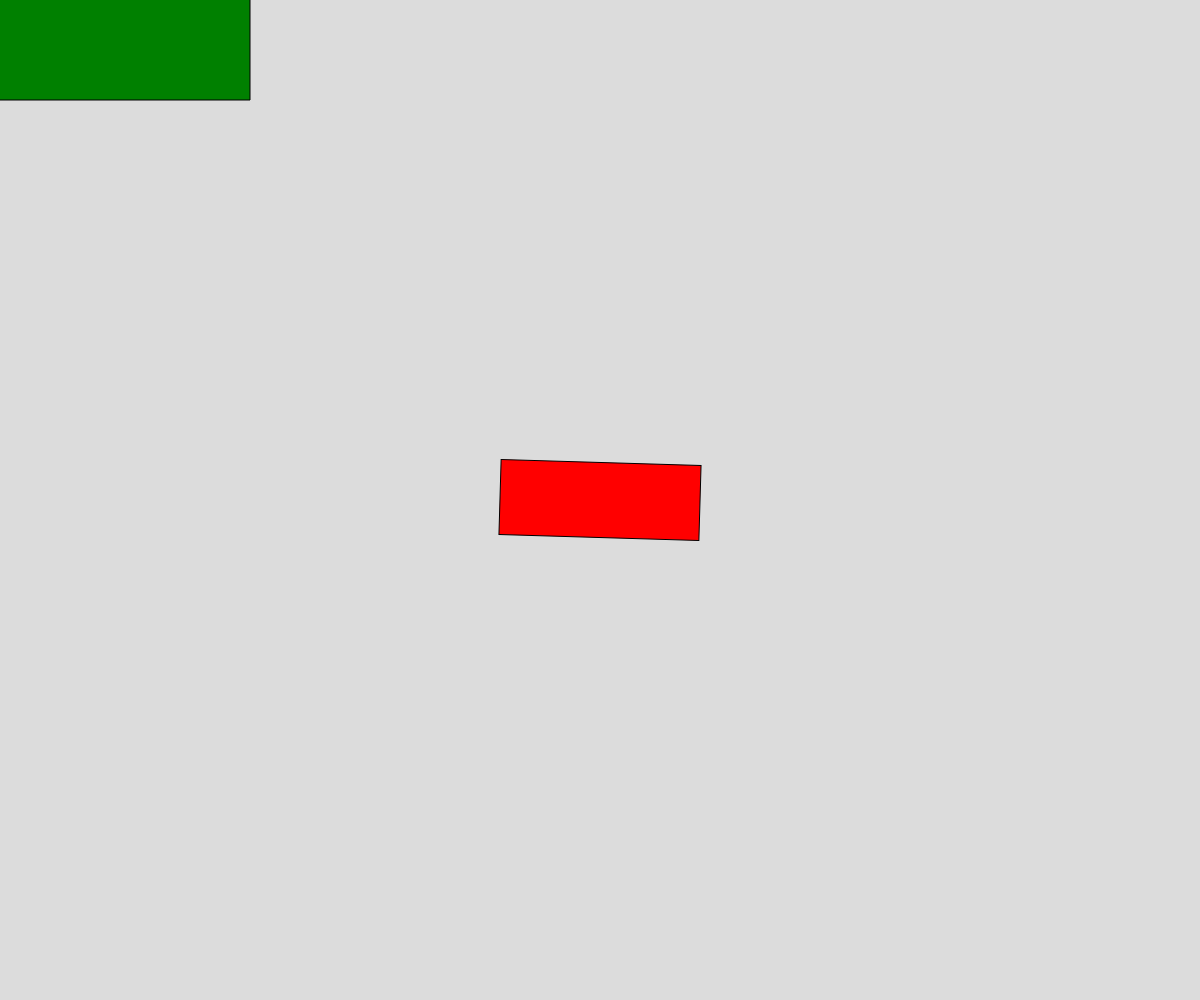
Frame 1 (no input)
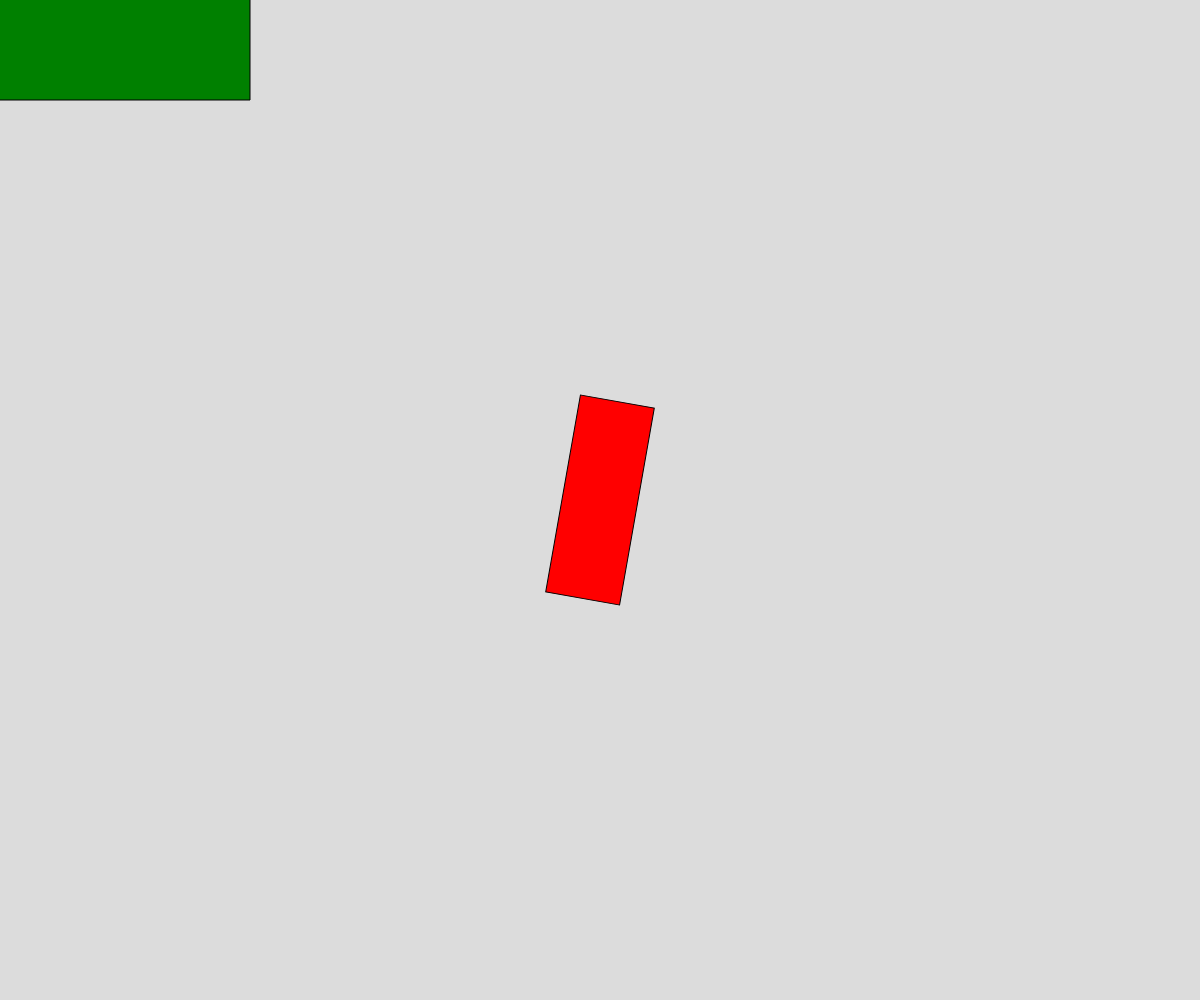
Frame 60 (no input)
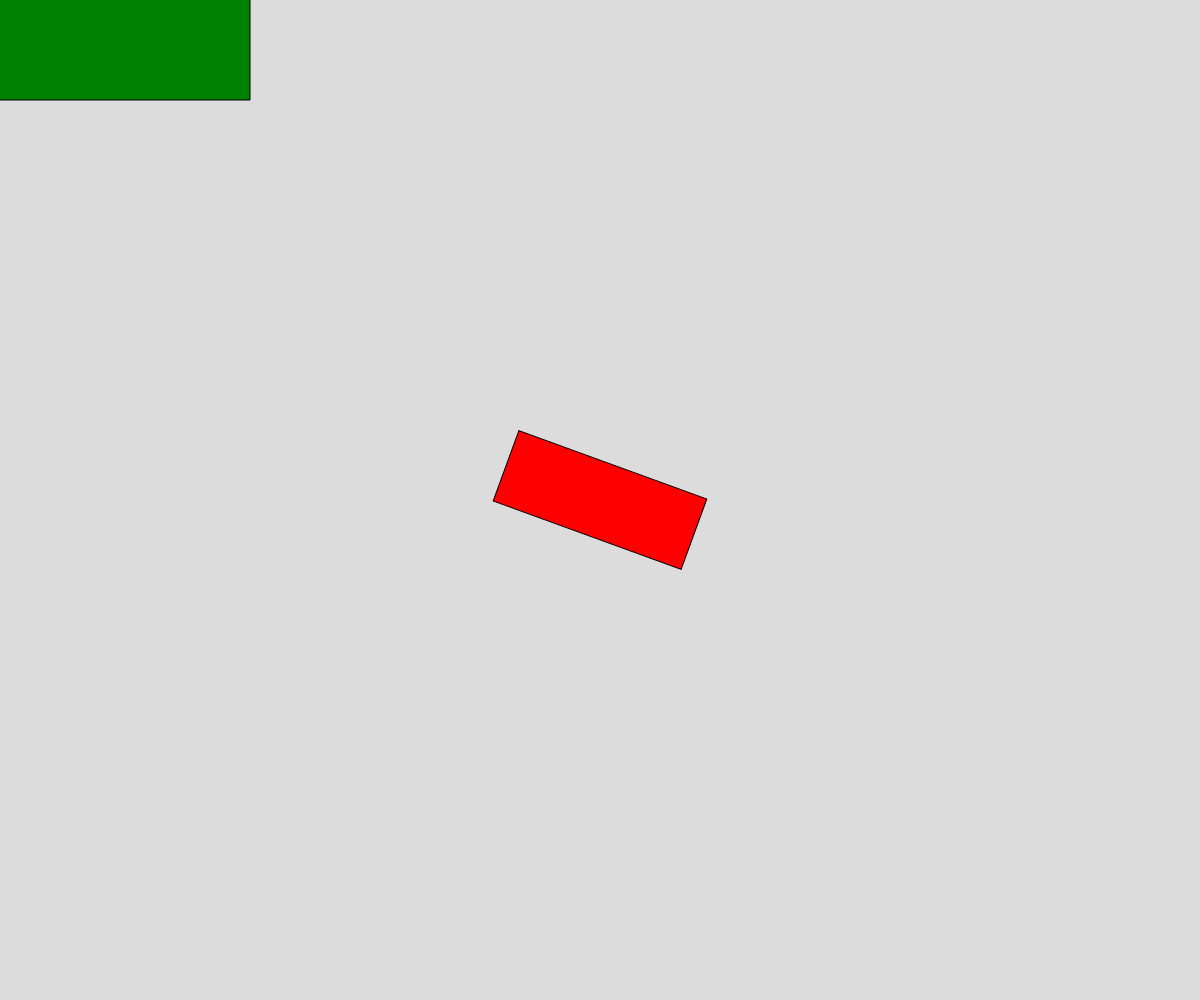
Frame 120 (the mouse pressed at the canvas centre since frame 60)

The p5.js sketch that drew these frames (run headless with seeded random() and noise() and a simulated clock; from frame 60 on, the mouse is pressed at the canvas centre):

// p5.js sketch
// ── sketch.js
// Translate Rotate


function setup() {
  createCanvas(windowWidth, windowHeight);
  angleMode(DEGREES);
  rectMode(CENTER);
}

function draw() {
  background(220);

  push(); //save the transformation matix
  translate(width/2, height/2);
  rotate(millis()/10);
  fill('red');
  rect(0, 0, 200, 75);


  pop();
  fill('green');
  rect(0, 0, height/2, 200);

}
